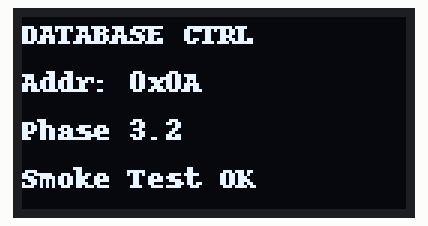
Bench run of a program on a simulated Raspberry Pi (BCM pin numbers). Shown: 128×64 one-colour display. What the program prints to the terminal is not drawn. At 15.3 s the program stops and its outputs stay as they are.

Above: at 0.2 s.

The program:

main.py
```python
#!/usr/bin/env python3
"""
Phase 3.2 smoke test — OLED static text via luma.oled.

What this tests:
  1. luma.core can open the I2C serial interface on /dev/i2c-1 (GPIO2/3)
  2. ssd1306 device initializes without error
  3. Static text renders and stays visible on the display

What it does NOT test:
  - Any bus traffic from MCUs
  - display_state / display_lock (that's Phase 3.8, live updates)
  - Any interaction with bus_worker

DoD for 3.2: "DATABASE CTRL / Addr: 0x0A" visible on the SSD1306, no exception raised.

UNVERIFIED — flagged explicitly:
  - luma.core.interface.serial.i2c(port=1, address=0x3C) parameter names are
    assumed, not confirmed against source. If this raises a TypeError, the
    constructor signature differs and we need to check
    luma/core/interface/serial.py directly.
  - SSD1306 I2C address assumed 0x3C (the standard default for this module).
    If wrong, the display will likely throw an I/O error on init.
"""

from luma.core.interface.serial import i2c
from luma.core.render import canvas
from luma.oled.device import ssd1306

# Assumption: port=1 maps to /dev/i2c-1 (GPIO2/3, BSC1 master) — matches
# architecture doc. address=0x3C is the standard SSD1306 default.
I2C_PORT    = 1
OLED_ADDR   = 0x3C

def main():
    print("Opening I2C serial interface on /dev/i2c-1...")
    serial = i2c(port=I2C_PORT, address=OLED_ADDR)
    print("OK: serial interface opened")

    print("Initializing SSD1306 device...")
    device = ssd1306(serial, width=128, height=64, rotate=0)
    print("OK: SSD1306 initialized")

    print("Drawing static text...")
    with canvas(device) as draw:
        draw.text((0, 0),  "DATABASE CTRL",  fill="white")
        draw.text((0, 16), "Addr: 0x0A",     fill="white")
        draw.text((0, 32), "Phase 3.2",      fill="white")
        draw.text((0, 48), "Smoke Test OK",  fill="white")
    print("OK: text drawn — check the physical display now")

    print("\n--- Phase 3.2 PASS (pending visual confirmation) ---")
    print("Holding 15s — verify text is visible on the OLED.")

    import time
    time.sleep(15)

if __name__ == "__main__":
    main()
```

Measured:
- what the display in image 0 shows lasts 15.0 s, from 0.2 s to 15.2 s
